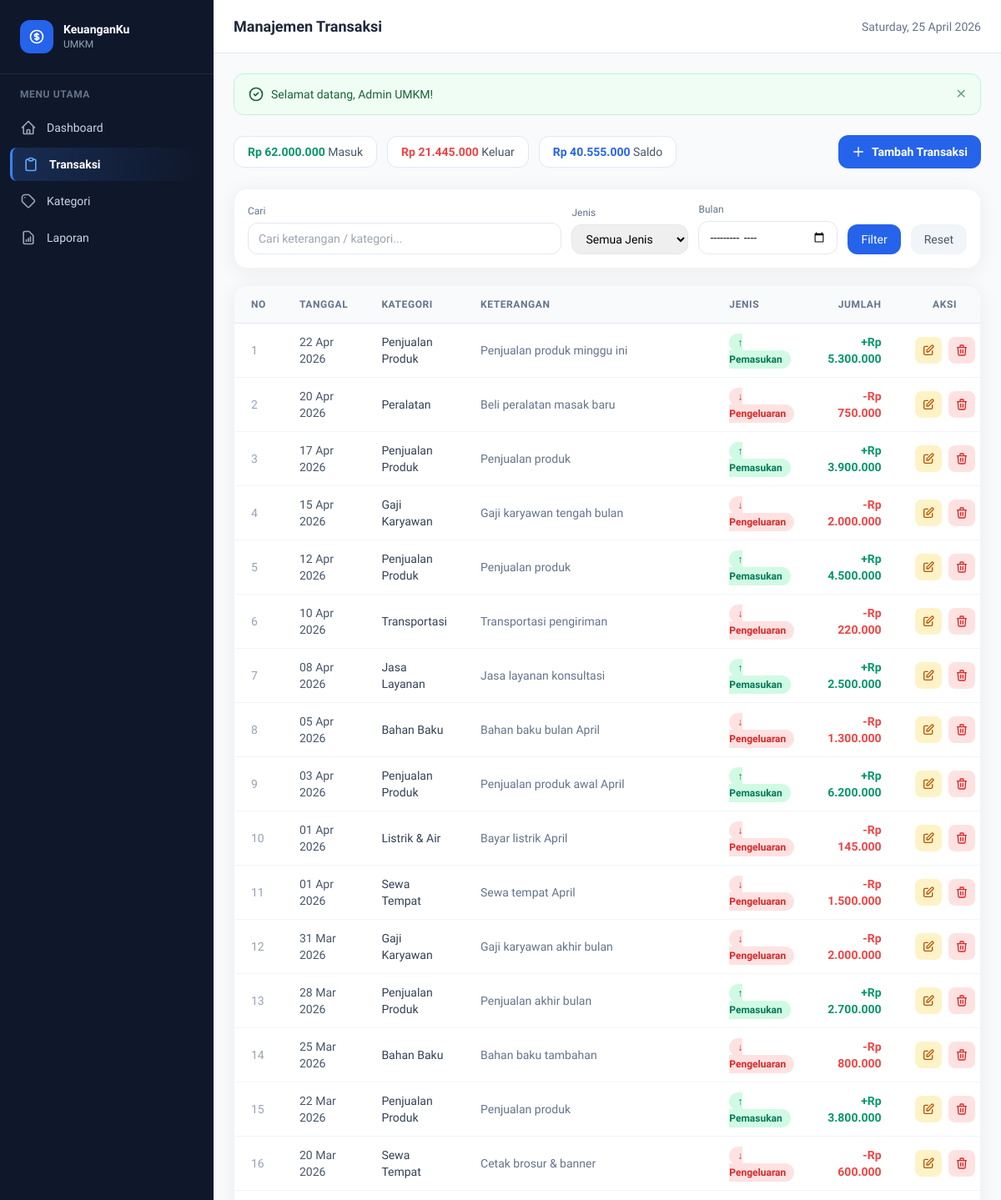
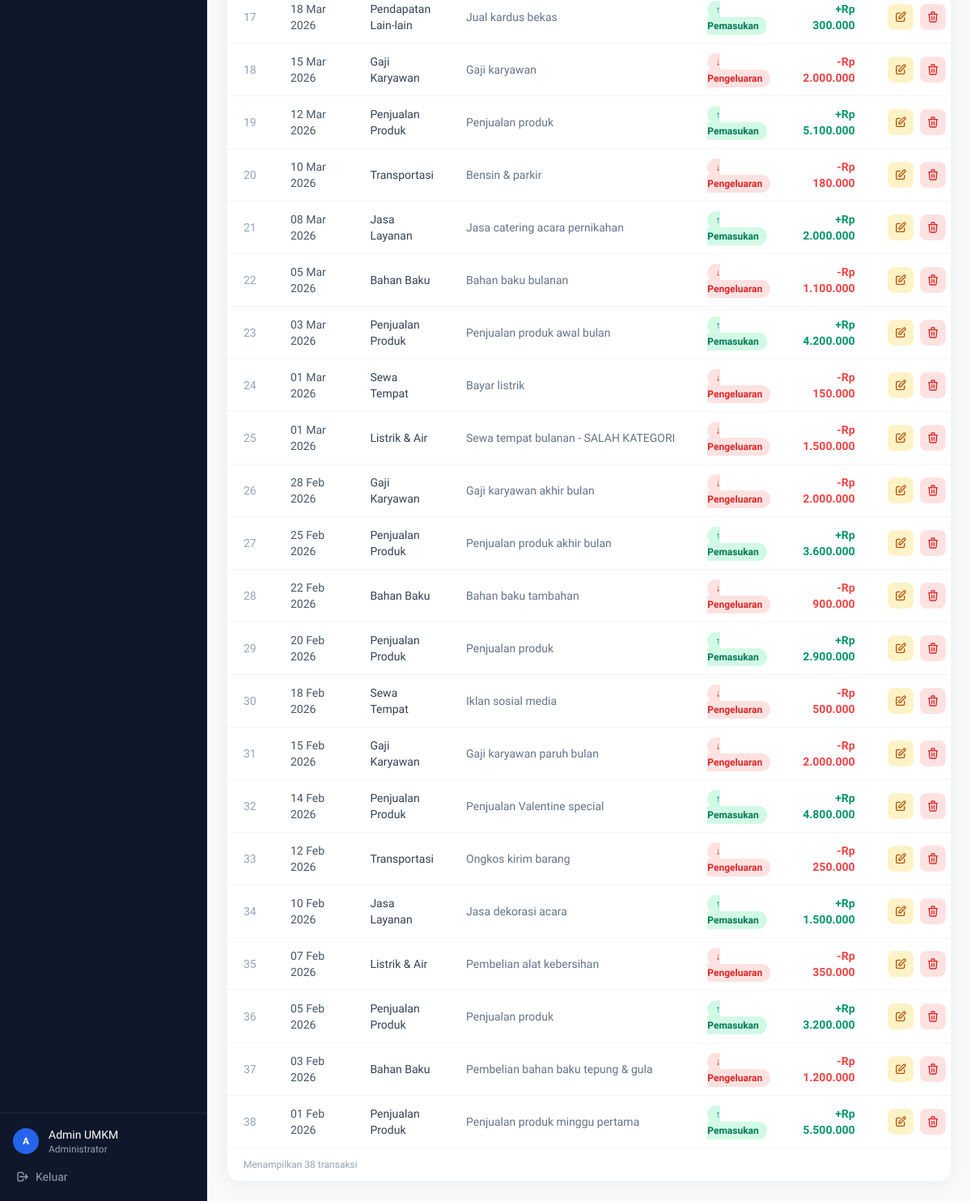
/transaksi/index.php (signed in), run on the app's committed database (2 pictures, top to bottom).
### tables this page shows
CREATE TABLE transaksi (
    id INT PRIMARY KEY AUTO_INCREMENT,
    tanggal DATE NOT NULL,
    jenis ENUM('pemasukan', 'pengeluaran') NOT NULL,
    kategori_id INT NOT NULL,
    jumlah DECIMAL(15,2) NOT NULL,
    keterangan TEXT,
    created_at TIMESTAMP DEFAULT CURRENT_TIMESTAMP,
    FOREIGN KEY (kategori_id) REFERENCES kategori(id) ON DELETE RESTRICT
);

CREATE TABLE kategori (
    id INT PRIMARY KEY AUTO_INCREMENT,
    nama_kategori VARCHAR(100) NOT NULL,
    jenis ENUM('pemasukan', 'pengeluaran') NOT NULL,
    created_at TIMESTAMP DEFAULT CURRENT_TIMESTAMP
);

### config/koneksi.php (called while the page is built, shortened)
<?php
function formatRupiah($angka) {
    return 'Rp ' . number_format($angka, 0, ',', '.');
}

### transaksi/index.php (the view, shortened to what this page needs)
<?php
require_once '../config/koneksi.php';
require_once '../includes/layout.php';
$filterBulan  = $_GET['bulan']  ?? '';
$search       = $_GET['q']      ?? '';
$where = ['1=1'];
$params = [];
$whereStr = implode(' AND ', $where);
$stmt = $pdo->prepare("SELECT t.*, k.nama_kategori FROM transaksi t
    LEFT JOIN kategori k ON t.kategori_id = k.id
    WHERE $whereStr
    ORDER BY t.tanggal DESC, t.id DESC");
$stmt->execute($params);
$transaksi = $stmt->fetchAll();
$stmtStat = $pdo->prepare("SELECT
    SUM(CASE WHEN t.jenis='pemasukan' THEN t.jumlah ELSE 0 END)  AS masuk,
    SUM(CASE WHEN t.jenis='pengeluaran' THEN t.jumlah ELSE 0 END) AS keluar
FROM transaksi t LEFT JOIN kategori k ON t.kategori_id=k.id WHERE $whereStr");
$stmtStat->execute($params);
$statFilter = $stmtStat->fetch();
?>
<div class="flex min-h-screen">
    <div class="flex-1 flex flex-col min-w-0">
        <main class="flex-1 p-6 overflow-auto fade-in">
            <div class="flex flex-wrap items-center justify-between gap-3 mb-6">
                <div class="flex gap-3 flex-wrap">
                    <div class="bg-white border border-slate-200 rounded-xl px-4 py-2 text-sm text-slate-600">
                        <span class="font-semibold text-emerald-600"><?= formatRupiah($statFilter['masuk'] ?? 0) ?></span> Masuk
                    </div>
                    <div class="bg-white border border-slate-200 rounded-xl px-4 py-2 text-sm text-slate-600">
                        <span class="font-semibold text-red-500"><?= formatRupiah($statFilter['keluar'] ?? 0) ?></span> Keluar
                    </div>
                    <div class="bg-white border border-slate-200 rounded-xl px-4 py-2 text-sm text-slate-600">
                        <span class="font-semibold text-blue-600"><?= formatRupiah(($statFilter['masuk'] ?? 0) - ($statFilter['keluar'] ?? 0)) ?></span> Saldo
                    </div>
                </div>
                <a href="/umkm-keuangan/transaksi/tambah.php"
                    class="bg-blue-600 hover:bg-blue-700 text-white px-4 py-2.5 rounded-xl text-sm font-semibold flex items-center gap-2 transition-colors">
                    <svg class="w-4 h-4" fill="none" stroke="currentColor" viewBox="0 0 24 24">
                        <path stroke-linecap="round" stroke-linejoin="round" stroke-width="2" d="M12 4v16m8-8H4"/>
                    </svg>
                    Tambah Transaksi
                </a>
            </div>
            <div class="bg-white rounded-2xl p-4 card-shadow border border-slate-100 mb-5">
                <form method="GET" class="flex flex-wrap gap-3 items-end">
                    <div class="flex-1 min-w-[180px]">
                        <label class="block text-xs font-medium text-slate-500 mb-1.5">Cari</label>
                        <input type="text" name="q" value="<?= htmlspecialchars($search) ?>"
                            placeholder="Cari keterangan / kategori..."
                            class="w-full border border-slate-200 rounded-xl px-3 py-2 text-sm focus:outline-none focus:ring-2 focus:ring-blue-500/20 focus:border-blue-400">
                    </div>
                    <div class="min-w-[140px]">
                        <label class="block text-xs font-medium text-slate-500 mb-1.5">Jenis</label>
                        <select name="jenis" class="w-full border border-slate-200 rounded-xl px-3 py-2 text-sm focus:outline-none focus:ring-2 focus:ring-blue-500/20 focus:border-blue-400">
                            <option value="">Semua Jenis</option>
                        </select>
                    </div>
                    <div class="min-w-[160px]">
                        <label class="block text-xs font-medium text-slate-500 mb-1.5">Bulan</label>
                        <input type="month" name="bulan" value="<?= htmlspecialchars($filterBulan) ?>"
                            class="w-full border border-slate-200 rounded-xl px-3 py-2 text-sm focus:outline-none focus:ring-2 focus:ring-blue-500/20 focus:border-blue-400">
                    </div>
                    <button type="submit" class="bg-blue-600 hover:bg-blue-700 text-white px-4 py-2 rounded-xl text-sm font-medium transition-colors">Filter</button>
                    <a href="/umkm-keuangan/transaksi/index.php" class="bg-slate-100 hover:bg-slate-200 text-slate-600 px-4 py-2 rounded-xl text-sm font-medium transition-colors">Reset</a>
                </form>
            </div>
            <div class="bg-white rounded-2xl card-shadow border border-slate-100 overflow-hidden">
                <div class="overflow-x-auto">
                    <table class="w-full text-sm">
                        <thead>
                            <tr class="bg-slate-50 text-left text-slate-500 text-xs uppercase tracking-wider border-b border-slate-200">
                                <th class="px-5 py-3.5 font-semibold">No</th>
                                <th class="px-5 py-3.5 font-semibold">Tanggal</th>
                                <th class="px-5 py-3.5 font-semibold">Kategori</th>
                                <th class="px-5 py-3.5 font-semibold">Keterangan</th>
                                <th class="px-5 py-3.5 font-semibold">Jenis</th>
                                <th class="px-5 py-3.5 font-semibold text-right">Jumlah</th>
                                <th class="px-5 py-3.5 font-semibold text-center">Aksi</th>
                            </tr>
                        </thead>
                        <tbody class="divide-y divide-slate-100">
                            <?php if (empty($transaksi)): ?>
                            <tr>
                                <td colspan="7" class="px-5 py-12 text-center text-slate-400">
                                    <svg class="w-12 h-12 mx-auto mb-3 opacity-30" fill="none" stroke="currentColor" viewBox="0 0 24 24">
                                        <path stroke-linecap="round" stroke-linejoin="round" stroke-width="1.5" d="M9 5H7a2 2 0 00-2 2v12a2 2 0 002 2h10a2 2 0 002-2V7a2 2 0 00-2-2h-2M9 5a2 2 0 002 2h2a2 2 0 002-2M9 5a2 2 0 012-2h2a2 2 0 012 2"/>
                                    </svg>
                                    <p class="font-medium">Tidak ada transaksi ditemukan</p>
                                </td>
                            </tr>
                            <?php else: ?>
                            <?php foreach ($transaksi as $i => $row): ?>
                            <tr class="hover:bg-slate-50/50 transition-colors">
                                <td class="px-5 py-3 text-slate-400"><?= $i + 1 ?></td>
                                <td class="px-5 py-3 text-slate-600"><?= date('d M Y', strtotime($row['tanggal'])) ?></td>
                                <td class="px-5 py-3 text-slate-700"><?= htmlspecialchars($row['nama_kategori'] ?? '-') ?></td>
                                <td class="px-5 py-3 text-slate-500 max-w-xs">
                                    <span class="truncate block" title="<?= htmlspecialchars($row['keterangan']) ?>">
                                        <?= htmlspecialchars($row['keterangan'] ?: '-') ?>
                                    </span>
                                </td>
                                <td class="px-5 py-3">
                                    <?php if ($row['jenis'] === 'pemasukan'): ?>
                                    <span class="bg-emerald-100 text-emerald-700 text-xs font-semibold px-2.5 py-1 rounded-full">↑ Pemasukan</span>
                                    <?php else: ?>
                                    <span class="bg-red-100 text-red-600 text-xs font-semibold px-2.5 py-1 rounded-full">↓ Pengeluaran</span>
                                    <?php endif; ?>
                                </td>
                                <td class="px-5 py-3 text-right font-bold <?= $row['jenis']==='pemasukan'?'text-emerald-600':'text-red-500' ?>">
                                    <?= $row['jenis']==='pemasukan'?'+':'-' ?><?= formatRupiah($row['jumlah']) ?>
                                </td>
                                <td class="px-5 py-3">
                                    <div class="flex items-center justify-center gap-2">
                                        <a href="/umkm-keuangan/transaksi/edit.php?id=<?= $row['id'] ?>"
                                            class="w-8 h-8 bg-amber-100 hover:bg-amber-200 text-amber-700 rounded-lg flex items-center justify-center transition-colors" title="Edit">
                                            <svg class="w-4 h-4" fill="none" stroke="currentColor" viewBox="0 0 24 24">
                                                <path stroke-linecap="round" stroke-linejoin="round" stroke-width="2" d="M11 5H6a2 2 0 00-2 2v11a2 2 0 002 2h11a2 2 0 002-2v-5m-1.414-9.414a2 2 0 112.828 2.828L11.828 15H9v-2.828l8.586-8.586z"/>
                                            </svg>
                                        </a>
                                        <a href="/umkm-keuangan/transaksi/hapus.php?id=<?= $row['id'] ?>"
                                            onclick="return confirm('Hapus transaksi ini?')"
                                            class="w-8 h-8 bg-red-100 hover:bg-red-200 text-red-600 rounded-lg flex items-center justify-center transition-colors" title="Hapus">
                                            <svg class="w-4 h-4" fill="none" stroke="currentColor" viewBox="0 0 24 24">
                                                <path stroke-linecap="round" stroke-linejoin="round" stroke-width="2" d="M19 7l-.867 12.142A2 2 0 0116.138 21H7.862a2 2 0 01-1.995-1.858L5 7m5 4v6m4-6v6m1-10V4a1 1 0 00-1-1h-4a1 1 0 00-1 1v3M4 7h16"/>
                                            </svg>
                                        </a>
                                    </div>
                                </td>
                            </tr>
                            <?php endforeach; ?>
                            <?php endif; ?>
                        </tbody>
                    </table>
                </div>
                <div class="px-5 py-3 border-t border-slate-100 text-xs text-slate-400">
                    Menampilkan <?= count($transaksi) ?> transaksi
                </div>
            </div>
        </main>
    </div>
</div>
</body></html>

### data on the page
transaksi: tanggal "22 Apr 2026", kategori.nama_kategori "Penjualan Produk", keterangan "Penjualan produk minggu ini", jenis "↑ Pemasukan", jumlah "Rp 5.300.000"
transaksi: tanggal "20 Apr 2026", kategori.nama_kategori "Peralatan", keterangan "Beli peralatan masak baru", jenis "↓ Pengeluaran", jumlah "Rp 750.000"
transaksi: tanggal "17 Apr 2026", kategori.nama_kategori "Penjualan Produk", keterangan "Penjualan produk", jenis "↑ Pemasukan", jumlah "Rp 3.900.000"
transaksi: tanggal "15 Apr 2026", kategori.nama_kategori "Gaji Karyawan", keterangan "Gaji karyawan tengah bulan", jenis "↓ Pengeluaran", jumlah "Rp 2.000.000"
transaksi: tanggal "12 Apr 2026", kategori.nama_kategori "Penjualan Produk", keterangan "Penjualan produk", jenis "↑ Pemasukan", jumlah "Rp 4.500.000"
transaksi: tanggal "10 Apr 2026", kategori.nama_kategori "Transportasi", keterangan "Transportasi pengiriman", jenis "↓ Pengeluaran", jumlah "Rp 220.000"
transaksi: tanggal "08 Apr 2026", kategori.nama_kategori "Jasa Layanan", keterangan "Jasa layanan konsultasi", jenis "↑ Pemasukan", jumlah "Rp 2.500.000"
transaksi: tanggal "05 Apr 2026", kategori.nama_kategori "Bahan Baku", keterangan "Bahan baku bulan April", jenis "↓ Pengeluaran", jumlah "Rp 1.300.000"
transaksi: tanggal "03 Apr 2026", kategori.nama_kategori "Penjualan Produk", keterangan "Penjualan produk awal April", jenis "↑ Pemasukan", jumlah "Rp 6.200.000"
transaksi: tanggal "01 Apr 2026", kategori.nama_kategori "Listrik & Air", keterangan "Bayar listrik April", jenis "↓ Pengeluaran", jumlah "Rp 145.000"
transaksi: tanggal "01 Apr 2026", kategori.nama_kategori "Sewa Tempat", keterangan "Sewa tempat April", jenis "↓ Pengeluaran", jumlah "Rp 1.500.000"
transaksi: tanggal "31 Mar 2026", kategori.nama_kategori "Gaji Karyawan", keterangan "Gaji karyawan akhir bulan", jenis "↓ Pengeluaran", jumlah "Rp 2.000.000"
transaksi: tanggal "28 Mar 2026", kategori.nama_kategori "Penjualan Produk", keterangan "Penjualan akhir bulan", jenis "↑ Pemasukan", jumlah "Rp 2.700.000"
transaksi: tanggal "25 Mar 2026", kategori.nama_kategori "Bahan Baku", keterangan "Bahan baku tambahan", jenis "↓ Pengeluaran", jumlah "Rp 800.000"
transaksi: tanggal "22 Mar 2026", kategori.nama_kategori "Penjualan Produk", keterangan "Penjualan produk", jenis "↑ Pemasukan", jumlah "Rp 3.800.000"
transaksi: tanggal "20 Mar 2026", kategori.nama_kategori "Sewa Tempat", keterangan "Cetak brosur & banner", jenis "↓ Pengeluaran", jumlah "Rp 600.000"
transaksi: tanggal "18 Mar 2026", kategori.nama_kategori "Pendapatan Lain-lain", keterangan "Jual kardus bekas", jenis "↑ Pemasukan", jumlah "Rp 300.000"
transaksi: tanggal "15 Mar 2026", kategori.nama_kategori "Gaji Karyawan", keterangan "Gaji karyawan", jenis "↓ Pengeluaran", jumlah "Rp 2.000.000"
transaksi: tanggal "12 Mar 2026", kategori.nama_kategori "Penjualan Produk", keterangan "Penjualan produk", jenis "↑ Pemasukan", jumlah "Rp 5.100.000"
transaksi: tanggal "10 Mar 2026", kategori.nama_kategori "Transportasi", keterangan "Bensin & parkir", jenis "↓ Pengeluaran", jumlah "Rp 180.000"
transaksi: tanggal "08 Mar 2026", kategori.nama_kategori "Jasa Layanan", keterangan "Jasa catering acara pernikahan", jenis "↑ Pemasukan", jumlah "Rp 2.000.000"
transaksi: tanggal "05 Mar 2026", kategori.nama_kategori "Bahan Baku", keterangan "Bahan baku bulanan", jenis "↓ Pengeluaran", jumlah "Rp 1.100.000"
transaksi: tanggal "03 Mar 2026", kategori.nama_kategori "Penjualan Produk", keterangan "Penjualan produk awal bulan", jenis "↑ Pemasukan", jumlah "Rp 4.200.000"
transaksi: tanggal "01 Mar 2026", kategori.nama_kategori "Sewa Tempat", keterangan "Bayar listrik", jenis "↓ Pengeluaran", jumlah "Rp 150.000"
transaksi: tanggal "01 Mar 2026", kategori.nama_kategori "Listrik & Air", keterangan "Sewa tempat bulanan - SALAH KATEGORI", jenis "↓ Pengeluaran", jumlah "Rp 1.500.000"
transaksi: tanggal "28 Feb 2026", kategori.nama_kategori "Gaji Karyawan", keterangan "Gaji karyawan akhir bulan", jenis "↓ Pengeluaran", jumlah "Rp 2.000.000"
transaksi: tanggal "25 Feb 2026", kategori.nama_kategori "Penjualan Produk", keterangan "Penjualan produk akhir bulan", jenis "↑ Pemasukan", jumlah "Rp 3.600.000"
transaksi: tanggal "22 Feb 2026", kategori.nama_kategori "Bahan Baku", keterangan "Bahan baku tambahan", jenis "↓ Pengeluaran", jumlah "Rp 900.000"
transaksi: tanggal "20 Feb 2026", kategori.nama_kategori "Penjualan Produk", keterangan "Penjualan produk", jenis "↑ Pemasukan", jumlah "Rp 2.900.000"
transaksi: tanggal "18 Feb 2026", kategori.nama_kategori "Sewa Tempat", keterangan "Iklan sosial media", jenis "↓ Pengeluaran", jumlah "Rp 500.000"
transaksi: tanggal "15 Feb 2026", kategori.nama_kategori "Gaji Karyawan", keterangan "Gaji karyawan paruh bulan", jenis "↓ Pengeluaran", jumlah "Rp 2.000.000"
transaksi: tanggal "14 Feb 2026", kategori.nama_kategori "Penjualan Produk", keterangan "Penjualan Valentine special", jenis "↑ Pemasukan", jumlah "Rp 4.800.000"
transaksi: tanggal "12 Feb 2026", kategori.nama_kategori "Transportasi", keterangan "Ongkos kirim barang", jenis "↓ Pengeluaran", jumlah "Rp 250.000"
transaksi: tanggal "10 Feb 2026", kategori.nama_kategori "Jasa Layanan", keterangan "Jasa dekorasi acara", jenis "↑ Pemasukan", jumlah "Rp 1.500.000"
transaksi: tanggal "07 Feb 2026", kategori.nama_kategori "Listrik & Air", keterangan "Pembelian alat kebersihan", jenis "↓ Pengeluaran", jumlah "Rp 350.000"
transaksi: tanggal "05 Feb 2026", kategori.nama_kategori "Penjualan Produk", keterangan "Penjualan produk", jenis "↑ Pemasukan", jumlah "Rp 3.200.000"
transaksi: tanggal "03 Feb 2026", kategori.nama_kategori "Bahan Baku", keterangan "Pembelian bahan baku tepung & gula", jenis "↓ Pengeluaran", jumlah "Rp 1.200.000"
transaksi: tanggal "01 Feb 2026", kategori.nama_kategori "Penjualan Produk", keterangan "Penjualan produk minggu pertama", jenis "↑ Pemasukan", jumlah "Rp 5.500.000"

### other printed values
$item['label'] "Dashboard"
$item['label'] "Transaksi"
$item['label'] "Kategori"
$item['label'] "Laporan"
substr($user, 0, 1) "A"
$user "Admin UMKM"
$pageTitle "Manajemen Transaksi"
$flash['message'] "Selamat datang, Admin UMKM!"
formatRupiah($statFilter['masuk'] ?? 0) "Rp 62.000.000"
formatRupiah($statFilter['keluar'] ?? 0) "Rp 21.445.000"
count($transaksi) "38"
